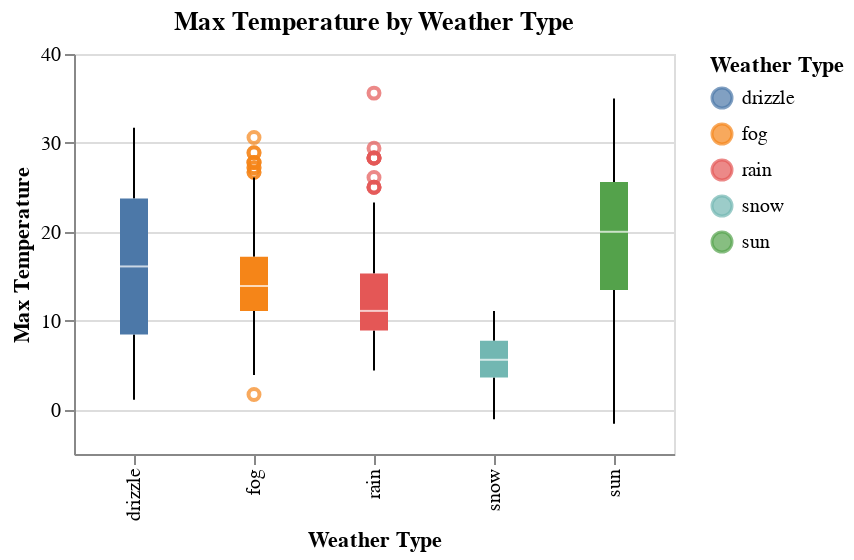

The notebook cell saved with this chart:
### Code cell
question_1 = alt.Chart(weather).mark_boxplot().encode(
    #weather is nominal
    alt.X('weather:N', title='Weather Type'),
    #temp_max is quantitative data with magnitude
    alt.Y('temp_max:Q', title='Max Temperature'),

    alt.Color('weather:N', title = 'Weather Type'),
    alt.Tooltip(['weather:N', 'temp_max:Q'])
).properties(
    title='Max Temperature by Weather Type',
    width=300,
    height=200
)
question_1

### Figure 1 — Vega-Lite specification as saved in the notebook (floating-point values rounded to 4 significant figures; data arrays with more than 128 entries replaced by an {"elided": "..."} marker saying what was removed)
{"config": {"view": {"continuousWidth": 300, "continuousHeight": 300}}, "data": {"name": "data-6881b3c76720a51ecae2e2fb5659aff4"}, "mark": {"type": "boxplot"}, "encoding": {"color": {"field": "weather", "title": "Weather Type", "type": "nominal"}, "tooltip": [{"field": "weather", "type": "nominal"}, {"field": "temp_max", "type": "quantitative"}], "x": {"field": "weather", "title": "Weather Type", "type": "nominal"}, "y": {"field": "temp_max", "title": "Max Temperature", "type": "quantitative"}}, "height": 200, "title": "Max Temperature by Weather Type", "width": 300, "$schema": "https://vega.github.io/schema/vega-lite/v5.20.1.json", "datasets": {"data-6881b3c76720a51ecae2e2fb5659aff4": {"elided": "1461 records"}}}
